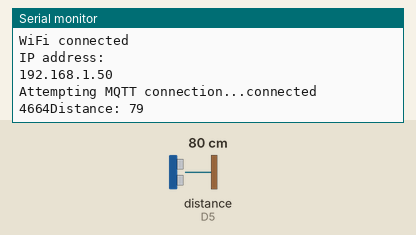
Recording of a sketch running on a simulated ESP8266 (NodeMCU). Shown: the last lines printed to the serial monitor. Wiring (inferred from the names in the program): ultrasonic range finder: trigger D4; echo D5. The inputs (shaded band) are chosen by the test bench; at power-on: distance to the obstacle (sensor on D5) 80 cm. The echo pulse lasts 58.3 µs per cm; WiFi joins after 1.5 s; servers stay silent unless stated; no MQTT or app messages arrive unless stated.

Above: at 3.2 s.
3.3 s: distance to the obstacle (sensor on D5) set to 2 cm
At 4.9 s:
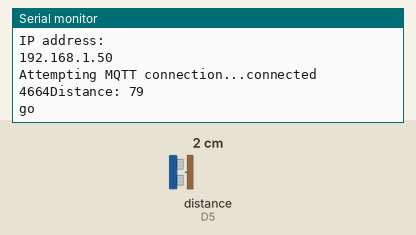
10.5 s: distance to the obstacle (sensor on D5) set to 4 cm
At 11.4 s:
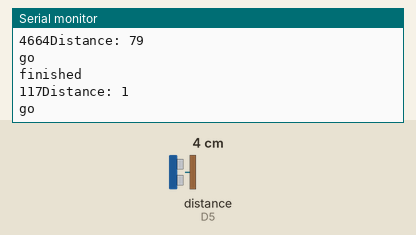
Timing chart, 0 to 13.5 s (numbered marks = the images above; inputs shaded):
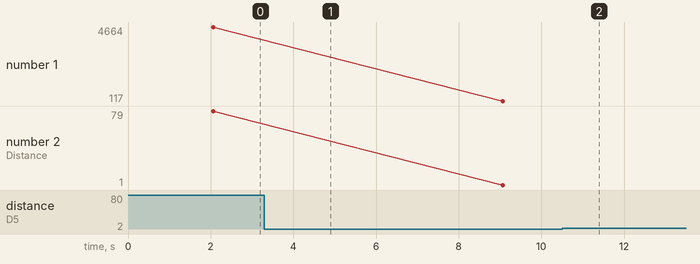

Measured:
- plotted number 1: 4664 → 117 after the input at 3.3 s, 117 → 234 after the input at 10.5 s
- plotted number 2: 79 → 1 after the input at 3.3 s, 1 → 3 after the input at 10.5 s

The sketch:

Tank.ino
```cpp
#include <ESP8266WiFi.h>
#include <Wire.h>
#include <PubSubClient.h>
#include <Adafruit_HDC1000.h>

#define wifi_ssid "****"
#define wifi_password "********"

#define mqtt_server "********************************"
#define mqtt_user "****"
#define mqtt_password "******"

///// Ultrasonic /////

const int trigPin = D4;
const int echoPin = D5;

long duration;
int distance;

//////////////////////

WiFiClient espClient;
PubSubClient client(espClient);


void setup() {
  Serial.begin(9600);
  setup_wifi();
  client.setServer(mqtt_server, 1883);

  ///// Ultrasonic /////

  pinMode(trigPin, OUTPUT); // Sets the trigPin as an Output
  pinMode(echoPin, INPUT); // Sets the echoPin as an Input

  //////////////////////
  delay(500);
}

void setup_wifi() {
  delay(10);
  // We start by connecting to a WiFi network
  Serial.println();
  Serial.print("Connecting to ");
  Serial.println(wifi_ssid);

  WiFi.begin(wifi_ssid, wifi_password);

  while (WiFi.status() != WL_CONNECTED) {
    delay(500);
    Serial.print(".");
  }

  Serial.println("");
  Serial.println("WiFi connected");
  Serial.println("IP address: ");
  Serial.println(WiFi.localIP());
}

void reconnect() {
  // Loop until we're reconnected
  while (!client.connected()) {
    Serial.print("Attempting MQTT connection...");
    // Attempt to connect
    // If you do not want to use a username and password, change next line to
    // if (client.connect("ESP8266Client")) {
    if (client.connect("ESP8266Client", mqtt_user, mqtt_password)) {
      Serial.println("connected");
    } else {
      Serial.print("failed, rc=");
      Serial.print(client.state());
      Serial.println(" try again in 5 seconds");
      // Wait 5 seconds before retrying
      delay(5000);
    }
  }
}


void loop() {
  if (!client.connected()) {
    reconnect();
  }

  ///// Ultrasonic /////

  // Clears the trigPin
  digitalWrite(trigPin, LOW);
  delayMicroseconds(2);

  // Sets the trigPin on HIGH state for 10 micro seconds
  digitalWrite(trigPin, HIGH);
  delayMicroseconds(10);
  digitalWrite(trigPin, LOW);

  // Reads the echoPin, returns the sound wave travel time in microseconds
  duration = pulseIn(echoPin, HIGH);
  Serial.print(duration);
  // Calculating the distance
  distance = duration*0.034/2;
  // Prints the distance on the Serial Monitor
  Serial.print("Distance: ");
  Serial.println(distance);
  delay(2000);


  //////////////////////

  client.loop();
  if (distance < 400 && distance >= 0) {
    client.publish("sensor/ultrasonic", String(distance).c_str(), true);
    Serial.println("go");
    delay(5000);
  }
  Serial.println("finished");
}
```
